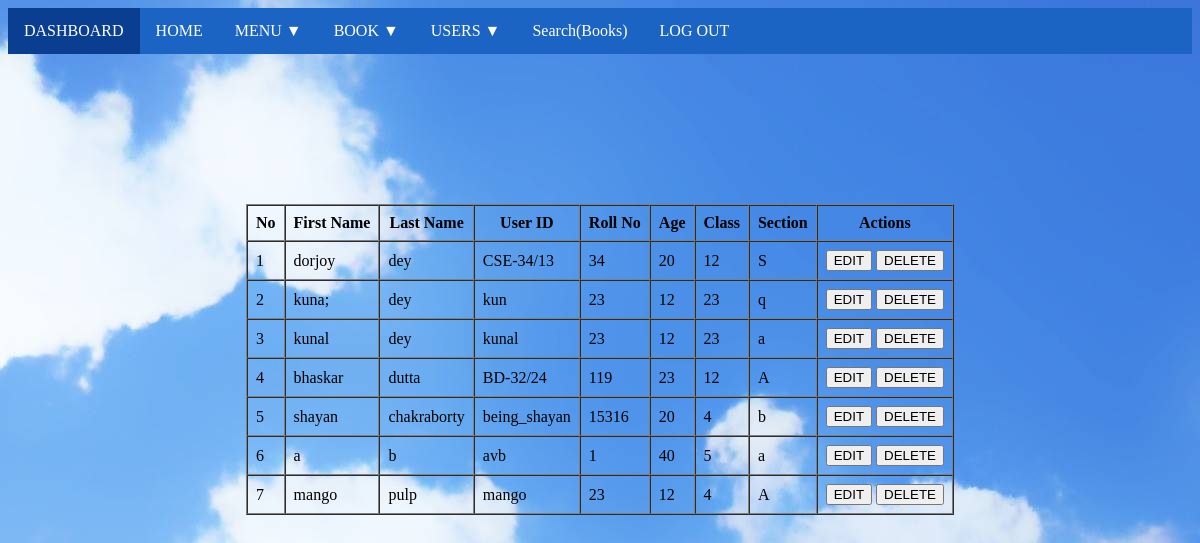
The page /user/Listuser.php on the database its author committed.
### tables this page shows
CREATE TABLE IF NOT EXISTS `newuserdata` (
  `firstname` varchar(30) NOT NULL,
  `lastname` varchar(30) NOT NULL,
  `uid` varchar(20) NOT NULL,
  `rollno` int(10) NOT NULL,
  `age` int(2) NOT NULL,
  `class` int(2) NOT NULL,
  `section` char(1) NOT NULL,
  `pwd` varchar(500) NOT NULL,
  `Cpwd` varchar(500) NOT NULL
);

### user/Listuser.php (the view, shortened to what this page needs)
<?php
  include_once('../dbconnect.php');
 ?>
<!DOCTYPE html>
<html>
  <head>
      <link rel="stylesheet" href="../assets/style.css"/>
  </head>
  <body background = "../assets/bluebackground.jpg">
    <ul>
      <li><a href="#" style="hover:not ;background-color: #0a3e91;">DASHBOARD</a></li>
      <li><a href="../Admin/Admindashboard.php">HOME</a></li>
      <li class="dropdown">
        <a href="javascript:void(0)" class="menubar-dropdown">MENU ▼</a>
      </li>
      <li class="dropdown">
        <a href="javascript:void(0)" class="bookbar-dropdown">BOOK ▼</a>
      </li>
      <li class="dropdown">
        <a href="javascript:void(0)" class="users-dropdown">USERS ▼</a>
      </li>
      <li><a href="../Admin/Adminsearchbook.php">Search(Books)</a></li>
      <li><a href="../Admin/AdminLogout.php">LOG OUT</a></li>
    </ul>
    <center>
    <table cellpadding="8" cellspacing="0" border="1" style="margin: 150px;">
      <tr>
        <th>No</th>
        <th>First Name</th>
        <th>Last Name</th>
        <th>User ID</th>
        <th>Roll No</th>
        <th>Age</th>
        <th>Class</th>
        <th>Section</th>
        <th>Actions</th>
      </tr>
      <?php
        $sql = "SELECT * FROM newuserdata";
        $query = mysqli_query($conn,$sql);
        if(mysqli_num_rows($query)>0)
        {
          $i = 1;
          while ($row = mysqli_fetch_object($query))
          {
      ?>
          <tr>
            <td><?php echo $i++; ?></td>
            <td><?php echo $row->firstname; ?></td>
            <td><?php echo $row->lastname; ?></td>
            <td><?php echo $row->uid; ?></td>
            <td><?php echo $row->rollno; ?></td>
            <td><?php echo $row->age; ?></td>
            <td><?php echo $row->class; ?></td>
            <td><?php echo $row->section; ?></td>
            <td>
                <a href="../Admin/AdminEdituser.php?edit=1&uid=<?php echo $row->uid; ?>"><input type="Submit" name="EDIT" value="EDIT"></a>
                <a href="../Admin/AdminEdituser.php?delete=1&uid=<?php echo $row->uid; ?>"><input type="Submit" name="DELETE" value="DELETE"></a>
            </td>
          </tr>
      <?php
          }
        }
       ?>
    </table>
  </center>
  </body>
</html>

### assets/style.css (style rules this page uses)
body { background = "../assets/bluebackground.jpg"; background-color: #cccccc; background-repeat: no-repeat; }
ul { list-style-type: none; margin: 0px; padding: 0px; overflow: hidden; background-color: #1b64c4; }
li { float: left; }
li a, .bookbar-dropdown { display: inline-block; color: white; text-align: center; padding: 14px 16px; text-decoration: none; }
li a, .users-dropdown { display: inline-block; color: white; text-align: center; padding: 14px 16px; text-decoration: none; }
li.dropdown { display: inline-block; }
li a, .menubar-dropdown { display: inline-block; color: white; text-align: center; padding: 14px 16px; text-decoration: none; }

### rows shown on the page
newuserdata: firstname "dorjoy", lastname "dey", uid "CSE-34/13", rollno "34", age "20", class "12", section "S"
newuserdata: firstname "kuna;", lastname "dey", uid "kun", rollno "23", age "12", class "23", section "q"
newuserdata: firstname "kunal", lastname "dey", uid "kunal", rollno "23", age "12", class "23", section "a"
newuserdata: firstname "bhaskar", lastname "dutta", uid "BD-32/24", rollno "119", age "23", class "12", section "A"
newuserdata: firstname "shayan", lastname "chakraborty", uid "being_shayan", rollno "15316", age "20", class "4", section "b"
newuserdata: firstname "a", lastname "b", uid "avb", rollno "1", age "40", class "5", section "a"
newuserdata: firstname "mango", lastname "pulp", uid "mango", rollno "23", age "12", class "4", section "A"
